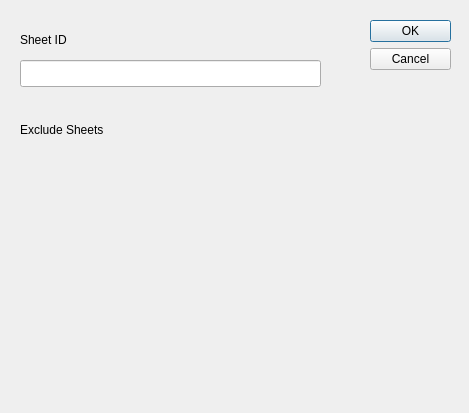
<?xml version="1.0" encoding="UTF-8"?>
<ui version="4.0">
 <class>Dialog</class>
 <widget class="QDialog" name="Dialog">
  <property name="geometry">
   <rect>
    <x>0</x>
    <y>0</y>
    <width>469</width>
    <height>413</height>
   </rect>
  </property>
  <property name="windowTitle">
   <string>Dialog</string>
  </property>
  <widget class="QDialogButtonBox" name="okButton">
   <property name="geometry">
    <rect>
     <x>370</x>
     <y>20</y>
     <width>81</width>
     <height>241</height>
    </rect>
   </property>
   <property name="orientation">
    <enum>Qt::Vertical</enum>
   </property>
   <property name="standardButtons">
    <set>QDialogButtonBox::Cancel|QDialogButtonBox::Ok</set>
   </property>
  </widget>
  <widget class="QLabel" name="label">
   <property name="geometry">
    <rect>
     <x>20</x>
     <y>30</y>
     <width>67</width>
     <height>19</height>
    </rect>
   </property>
   <property name="text">
    <string>Sheet ID</string>
   </property>
  </widget>
  <widget class="QLineEdit" name="sheetId">
   <property name="geometry">
    <rect>
     <x>20</x>
     <y>60</y>
     <width>301</width>
     <height>27</height>
    </rect>
   </property>
  </widget>
  <widget class="QLabel" name="label_3">
   <property name="geometry">
    <rect>
     <x>20</x>
     <y>120</y>
     <width>131</width>
     <height>19</height>
    </rect>
   </property>
   <property name="text">
    <string>Exclude Sheets</string>
   </property>
  </widget>
  <widget class="QWidget" name="gridLayoutWidget">
   <property name="geometry">
    <rect>
     <x>20</x>
     <y>150</y>
     <width>431</width>
     <height>241</height>
    </rect>
   </property>
   <layout class="QGridLayout" name="exclude_sheets"/>
  </widget>
 </widget>
 <resources/>
 <connections>
  <connection>
   <sender>okButton</sender>
   <signal>accepted()</signal>
   <receiver>Dialog</receiver>
   <slot>accept()</slot>
   <hints>
    <hint type="sourcelabel">
     <x>248</x>
     <y>254</y>
    </hint>
    <hint type="destinationlabel">
     <x>157</x>
     <y>274</y>
    </hint>
   </hints>
  </connection>
  <connection>
   <sender>okButton</sender>
   <signal>rejected()</signal>
   <receiver>Dialog</receiver>
   <slot>reject()</slot>
   <hints>
    <hint type="sourcelabel">
     <x>316</x>
     <y>260</y>
    </hint>
    <hint type="destinationlabel">
     <x>286</x>
     <y>274</y>
    </hint>
   </hints>
  </connection>
 </connections>
</ui>
